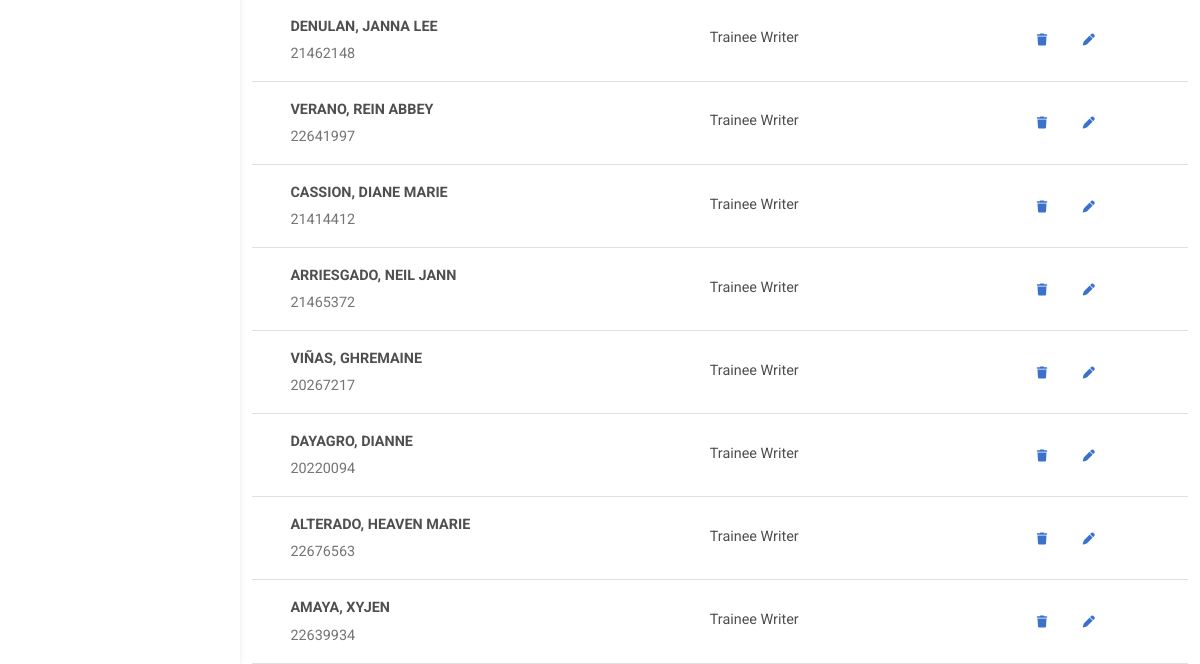
/users (signed in, lower part), run on an earlier commit of the app's database.
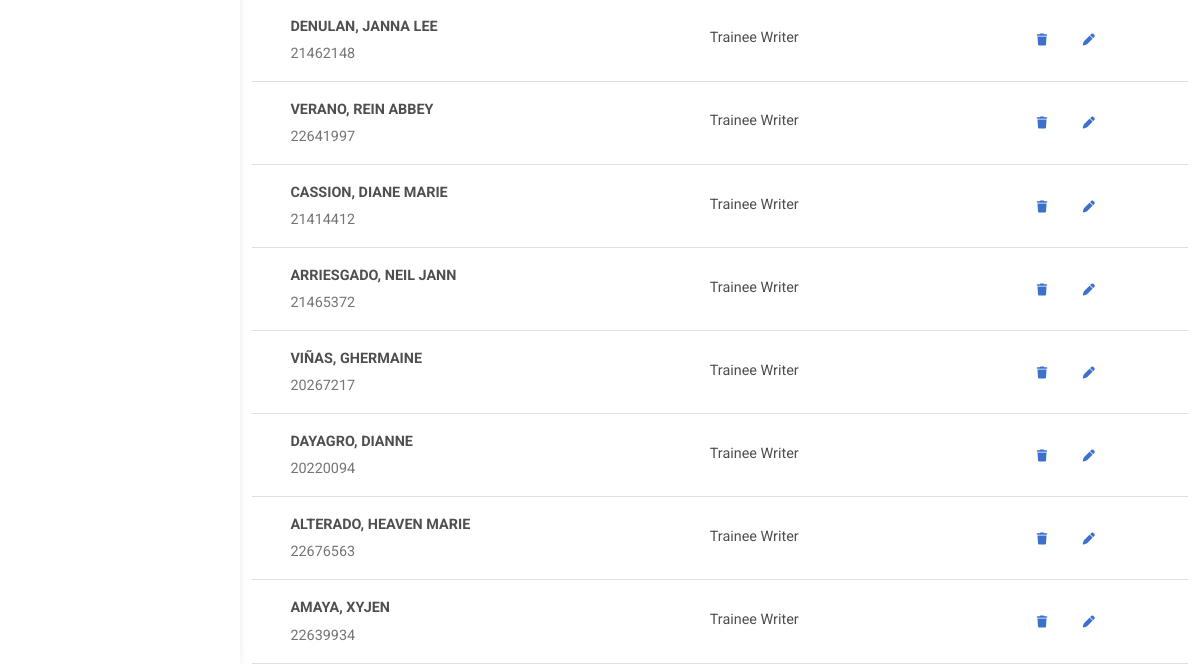
And on a later commit of the database.
### models.py (models this page shows, shortened)
class User(db.Model):
    id = db.Column(db.String(8), primary_key = True)
    firstname = db.Column(db.String(100), nullable=False)
    lastname = db.Column(db.String(100), nullable=False)
    password = db.Column(db.String(255), nullable=False)
    position = db.Column(db.String(255), nullable=False)
    status = db.Column(db.String(30), nullable=False)
    collection = db.relationship('Collection', backref='user', lazy=True)
    subsidies_as_member = db.relationship('Subsidy', foreign_keys='Subsidy.member_id', backref='member' ,lazy=True)
    subsidies_as_signer = db.relationship('Subsidy', foreign_keys='Subsidy.signed_by' ,backref='signer' ,lazy=True)

### app.py (the view)
@app.route('/users')
def users():
    if "position" not in session:
        return redirect(url_for('index', message="Login first"))
    allowed = ['Editor in Chief', 'Managing Director', 'Admin']
    if session["position"] not in allowed:
        return redirect(url_for('users', message="Invalid page"))
    title = "Users"
    message = request.args.get('message')
    members = User.query.filter_by(status="active").all()
    return render_template('users.html', title=title, members=members, positions=environment.positions, message=message)

### app.py (called while the page is built)
def setSettings():
    if is_table_empty(SubsidyValue):
        subsidy_value = SubsidyValue(100.00)
        db.session.add(subsidy_value)
        db.session.commit()
    if is_table_empty(CollectionValue):
        collection_value = CollectionValue(100.00)
        db.session.add(collection_value)
        db.session.commit()

@app.before_request
def create_tables():
    db.create_all()
    setSettings()

@app.after_request
def after_request(response):
    response.headers["Cache-Control"] = "no-cache, no-store, must-revalidate"
    response.headers.add(
        'Cache-Control', 'no-store, no-cache, must-revalidate, post-check=0, pre-check=0')
    return response

### util.py (called while the page is built)
def is_table_empty(table):
    query = table.query.first()
    if query:
        return False
    else:
        return True

### templates/users.html (shortened to what this page needs)
{% extends 'base.html' %}
{% block body %}
<main style="margin-top: 58px">
    <div class="container pt-4">
        <section class="mb-4">
            <table class="table align-middle mb-0 bg-white">
                <tbody>
                    {% for member in members %}
                    <tr>
                        <td>
                            <div class="d-flex align-items-center">
                                <div class="ms-3">
                                    <p class="fw-bold mb-1">{{member.lastname}}, {{member.firstname }}</p>
                                    <p class="text-muted mb-0">{{member.id}}</p>
                                </div>
                            </div>
                        </td>
                        <td>
                            <p class="fw-normal mb-1">{{member.position}}</p>
                        </td>
                        <td>
                            <button type="button" class="btn btn-link btn-sm btn-rounded" data-bs-toggle="modal"
                                data-bs-target="#deleteMemberModal"
                                onclick="setDeleteModal('{{member.id}}', '{{member.firstname}}', '{{member.lastname}}')">
                                <i class="fa-solid fa-trash"></i>
                            </button>
                            <button type="button" class="btn btn-link btn-sm btn-rounded"
                                onclick="setEditModal('{{member.id}}', '{{member.firstname}}','{{member.lastname}}','{{member.position}}')"
                                data-bs-toggle="modal" data-bs-target="#editMemberModal">
                                <i class="fa-solid fa-pen"></i>
                            </button>
                        </td>
                    </tr>
                    {% endfor %}
                </tbody>
            </table>
        </section>
    </div>
</main>
{% endblock %}

### templates/base.html (shortened to what this page needs)
<!DOCTYPE html>
<html lang="en">
<head>
    <link rel="stylesheet" href="{{url_for('static', filename='css/style.css')}}">
    <link href="https://cdnjs.cloudflare.com/ajax/libs/font-awesome/6.0.0/css/all.min.css" rel="stylesheet" />
    <link href="https://cdnjs.cloudflare.com/ajax/libs/mdb-ui-kit/6.2.0/mdb.min.css" rel="stylesheet" />
</head>
<body>
  {% block sidenav %}
    <header>
        <nav id="sidebarMenu" class="collapse d-lg-block sidebar collapse bg-white">
                    {% set allowed_subsidy = ['Editor in Chief', 'Managing Director'] %}
                    {% set allowed_users = ['Editor in Chief', 'Managing Director', 'Admin'] %}
                    {% set allowed_reports = ['Editor in Chief', 'Managing Director', 'Finance Manager'] %}
                    {% set allowed_settings = ['Editor in Chief', 'Managing Director', 'Finance Manager'] %}
        </nav>
    </header>
    {% endblock %}
    {% block body %}
    {% endblock %}
</body>
</html>

### static/css/style.css (style rules this page uses)
body, html { height: 100%; margin: 0; padding: 0; }
body { background-color: #fbfbfb; }
@media (min-width: 991.98px) { main { padding-left: 240px; } }
.sidebar { position: fixed; top: 0; bottom: 0; left: 0; padding: 58px 0 0; box-shadow: 0 2px 5px 0 rgb(0 0 0 / 5%), 0 2px 10px 0 rgb(0 0 0 / 5%); width: 240px; z-index: 600; }

What changed in the data, as far as the page shows it:
changed User "VIÑAS": firstname "GHREMAINE" → "GHERMAINE"
